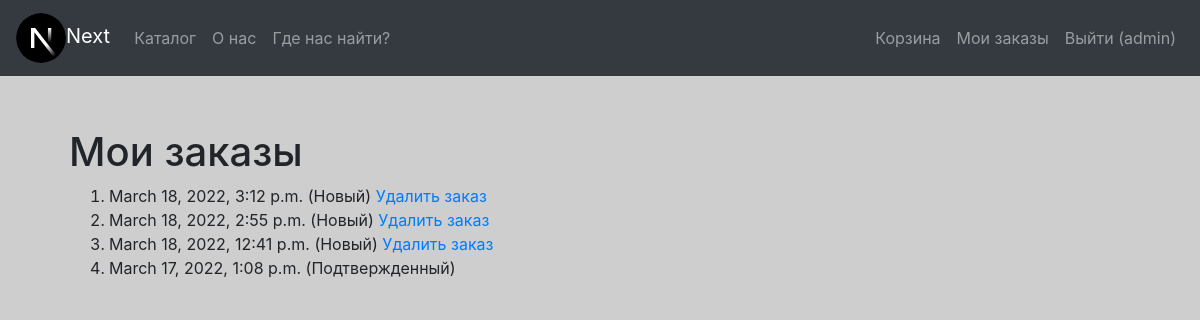
The app's page /orders (signed in) with its own data.
### demo/models.py (models this page shows, shortened)
class User(AbstractUser):
    name = models.CharField(max_length=254, verbose_name='Имя', blank=False)
    surname = models.CharField(max_length=254, verbose_name='Фамилия', blank=False)
    patronymic = models.CharField(max_length=254, verbose_name='Отчество', blank=True)
    username = models.CharField(max_length=254, verbose_name='Логин', unique=True, blank=False)
    email = models.CharField(max_length=254, verbose_name='Почта', unique=True, blank=False)
    password = models.CharField(max_length=254, verbose_name='Пароль', blank=False)
    role = models.CharField(max_length=254, verbose_name='Роль',
                            choices=(('admin', 'Администратор'), ('user', 'Пользователь')), default='user')
    USERNAME_FIELD = 'username'

class Order(models.Model):
    STATUS_CHOICES = [
        ('new', 'Новый'),
        ('confirmed', 'Подтвержденный'),
        ('canceled', 'Отмененный')
    ]
    date = models.DateTimeField(verbose_name='Дата заказа', auto_now_add=True)
    status = models.CharField(max_length=254, verbose_name='Статус',
                              choices=STATUS_CHOICES,
                              default='new')
    user = models.ForeignKey(User, verbose_name='Пользователь', on_delete=models.CASCADE)
    rejection_reason = models.TextField(verbose_name='Причина отказа', blank=True)
    products = models.ManyToManyField(Product, through='ItemInOrder', related_name='orders')
    def status_verbose(self):
        return dict(self.STATUS_CHOICES)[self.status]

### demo/views.py (the view)
# urls.py: path('orders', OrderListView.as_view(), name='orders'),
class OrderListView(LoginRequiredMixin, generic.ListView):
    model = Order
    template_name = 'orders.html'
    def get_queryset(self):
        return Order.objects.filter(user=self.request.user).order_by('-date')

### templates/orders.html (shortened to what this page needs)
{% extends "base.html" %}
{% block content %}
    <h1>Мои заказы</h1>
    {% if order_list %}
        <ol>
            {% for order in order_list %}
                <li>
                    {{ order.date }} ({{ order.status_verbose }})
                    {% if order.status == 'new' %}
                        <a href="{% url 'delete_order'  order.pk %}">Удалить заказ</a>
                    {% endif %}
                </li>
            {% endfor %}
        </ol>
    {% else %}
        <p>У вас пока нет заказов</p>
    {% endif %}
{% endblock %}

### templates/base.html (shortened to what this page needs)
<!DOCTYPE html>
<html lang="ru">
<head>
    {% load static %}
    <link rel="stylesheet" href="{% static 'css/bootstrap.min.css' %}">
    <link rel="stylesheet" href="{% static 'css/main.css' %}">
</head>
<body>
<nav class="navbar navbar-expand-md navbar-dark bg-dark fixed-top">
    <a class="navbar-brand" href="/"><img src="../files/logo.svg" alt="logo" width="50" height="50">Next</a>
    <div class="collapse navbar-collapse" id="navbarsExampleDefault">
        {% block sidebar %}
            <ul class="navbar-nav mr-auto">
                <li class="nav-item">
                    <a class="nav-link" href="{% url 'catalog' %}">Каталог</a>
                </li>
                <li class="nav-item">
                    <a class="nav-link" href="{% url 'about' %}">О нас</a>
                </li>
                <li class="nav-item">
                    <a class="nav-link" href="{% url 'contact' %}">Где нас найти?</a>
                </li>
            </ul>
            <ul class="navbar-nav">
                {% if user.is_authenticated %}
                    <li class="nav-item">
                        <a class="nav-link" href="{% url 'cart' %}">Корзина</a>
                    </li>
                    <li class="nav-item">
                        <a class="nav-link" href="{% url 'orders' %}">Мои заказы</a>
                    </li>
                    <li class="nav-item">
                        <a class="nav-link" href="{% url 'logout' %}">Выйти ({{ user.username }})</a>
                    </li>
                {% endif %}
            </ul>
        {% endblock %}
    </div>
</nav>
<main role="main" class="container">
    <div class="starter-template">
        {% block content %}{% endblock %}
    </div>
</main>
</body>
</html>

### demo/static/css/main.css (style rules this page uses)
body { padding-top: 5rem; background: #cecece; }
.starter-template { padding: 3rem 1.5rem; }

### records on screen
User: username "admin"
Order: date "March 18, 2022, 3:12 p.m.", status_verbose "Новый", shows "Удалить заказ"
Order: date "March 18, 2022, 2:55 p.m.", status_verbose "Новый", shows "Удалить заказ"
Order: date "March 18, 2022, 12:41 p.m.", status_verbose "Новый", shows "Удалить заказ"
Order: date "March 17, 2022, 1:08 p.m.", status_verbose "Подтвержденный"
